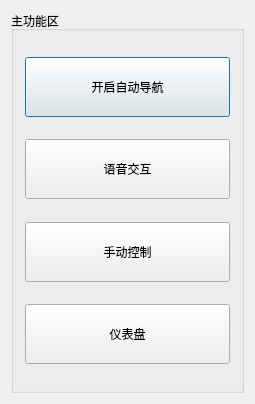
<?xml version="1.0" encoding="UTF-8"?>
<ui version="4.0">
 <class>MainGUI</class>
 <widget class="QDialog" name="MainGUI">
  <property name="geometry">
   <rect>
    <x>0</x>
    <y>0</y>
    <width>255</width>
    <height>404</height>
   </rect>
  </property>
  <property name="windowTitle">
   <string>博物馆小灵</string>
  </property>
  <property name="windowIcon">
   <iconset resource="robotq.qrc">
    <normaloff>:/RobotQ/Resources/HIT_Robot_ico.ico</normaloff>:/RobotQ/Resources/HIT_Robot_ico.ico</iconset>
  </property>
  <layout class="QVBoxLayout" name="verticalLayout_2">
   <item>
    <layout class="QVBoxLayout" name="verticalLayout_3">
     <item>
      <widget class="QGroupBox" name="groupBox">
       <property name="title">
        <string>主功能区</string>
       </property>
       <layout class="QVBoxLayout" name="verticalLayout">
        <item>
         <spacer name="verticalSpacer_4">
          <property name="orientation">
           <enum>Qt::Vertical</enum>
          </property>
          <property name="sizeHint" stdset="0">
           <size>
            <width>20</width>
            <height>38</height>
           </size>
          </property>
         </spacer>
        </item>
        <item>
         <widget class="QPushButton" name="btnAutoGuide">
          <property name="minimumSize">
           <size>
            <width>0</width>
            <height>60</height>
           </size>
          </property>
          <property name="text">
           <string>开启自动导航</string>
          </property>
         </widget>
        </item>
        <item>
         <spacer name="verticalSpacer">
          <property name="orientation">
           <enum>Qt::Vertical</enum>
          </property>
          <property name="sizeHint" stdset="0">
           <size>
            <width>20</width>
            <height>40</height>
           </size>
          </property>
         </spacer>
        </item>
        <item>
         <widget class="QPushButton" name="btnRobotQ">
          <property name="minimumSize">
           <size>
            <width>0</width>
            <height>60</height>
           </size>
          </property>
          <property name="text">
           <string>语音交互</string>
          </property>
         </widget>
        </item>
        <item>
         <spacer name="verticalSpacer_2">
          <property name="orientation">
           <enum>Qt::Vertical</enum>
          </property>
          <property name="sizeHint" stdset="0">
           <size>
            <width>20</width>
            <height>40</height>
           </size>
          </property>
         </spacer>
        </item>
        <item>
         <widget class="QPushButton" name="btnManualControl">
          <property name="minimumSize">
           <size>
            <width>0</width>
            <height>60</height>
           </size>
          </property>
          <property name="text">
           <string>手动控制</string>
          </property>
         </widget>
        </item>
        <item>
         <spacer name="verticalSpacer_3">
          <property name="orientation">
           <enum>Qt::Vertical</enum>
          </property>
          <property name="sizeHint" stdset="0">
           <size>
            <width>20</width>
            <height>40</height>
           </size>
          </property>
         </spacer>
        </item>
        <item>
         <widget class="QPushButton" name="btnDashBoard">
          <property name="minimumSize">
           <size>
            <width>0</width>
            <height>60</height>
           </size>
          </property>
          <property name="text">
           <string>仪表盘</string>
          </property>
         </widget>
        </item>
        <item>
         <spacer name="verticalSpacer_5">
          <property name="orientation">
           <enum>Qt::Vertical</enum>
          </property>
          <property name="sizeHint" stdset="0">
           <size>
            <width>20</width>
            <height>38</height>
           </size>
          </property>
         </spacer>
        </item>
       </layout>
      </widget>
     </item>
    </layout>
   </item>
  </layout>
 </widget>
 <layoutdefault spacing="6" margin="11"/>
 <resources>
  <include location="robotq.qrc"/>
 </resources>
 <connections/>
</ui>
